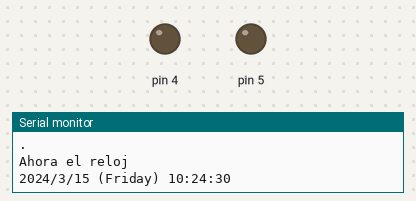
This sketch was run on a simulated Arduino Uno, built with avr-gcc and run on an emulated ATmega328P. On the bench: output pins drawn as LEDs (lit = HIGH), the last lines printed to the serial monitor. The local clock reads 2024-03-15 10:24:30 at power-on unless the sketch sets it; storage starts empty; the audio player accepts every command and is not drawn.

Above: at 0.1 s.
At 7.1 s:
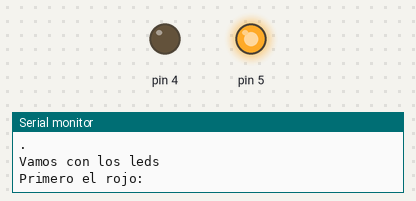
At 13.1 s:
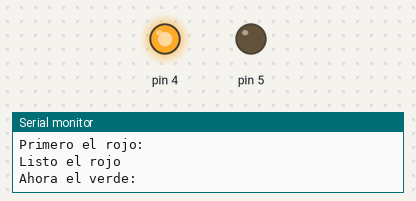
Timing chart, 0 to 15.5 s (numbered marks = the images above):
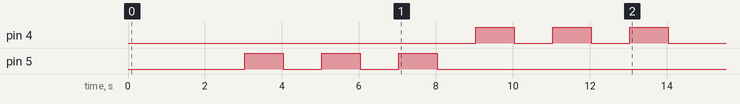

The sketch:

PruebaComponentes.ino
```cpp
#include "Tests.h"

#include <SPI.h>
#include <SD.h>

#include "RTClib.h"

#include "DFRobotDFPlayerMini.h"
#include "SoftwareSerial.h"
SoftwareSerial mySoftwareSerial(6, 7); // RX, TX
DFRobotDFPlayerMini myDFPlayer;


void setup() {
  Serial.begin(115200);

  // Primero testeamos la SD:

  Serial.print("Iniciando tarjeta SD...");
  if (!SD.begin(10)) {
    Serial.println("¡Falló el inicio de SD!");
  }
  else {
    Serial.println("Todo ok con la SD.");
    root = SD.open("/");
    printDirectory(root, 0);
    Serial.println("Listo con la SD");
    Serial.println(".");
  }
  //=================================================================================

  Serial.println("Ahora el reloj");
  for (uint8_t i = 0; i < 3; i++) {
    digitalClockDisplay();
    delay(1000);
  }
  Serial.println("Listo el reloj");
  Serial.println(".");
  //=================================================================================

  Serial.println("Vamos con los leds");

  Serial.println("Primero el rojo:");
  Parpadea(5);
  Serial.println("Listo el rojo");

  Serial.println("Ahora el verde:");
  Parpadea(4);
  Serial.println("Listo el verde");
  Serial.println(".");
  //=================================================================================

  Serial.println("Ahora el DF Player:");
  mySoftwareSerial.begin(9600);
  delay(1000);
  if (!myDFPlayer.begin(mySoftwareSerial)) {
    Parpadea(5);
    Serial.println("No corrió");
  }
  myDFPlayer.volume(5);
  myDFPlayer.playFolder(15, 1);
}


void loop() {

}
```

Tests.h
```cpp
#include <SPI.h>
#include <SD.h>
File root;

#include "RTClib.h"
RTC_DS3231 rtc;
char daysOfTheWeek[7][12] = {"Sunday", "Monday", "Tuesday", "Wednesday", "Thursday", "Friday", "Saturday"};

void printDirectory(File dir, int numTabs) {
  while (true) {

    File entry =  dir.openNextFile();
    if (! entry) {
      // no more files
      break;
    }
    for (uint8_t i = 0; i < numTabs; i++) {
      Serial.print('\t');
    }
    Serial.print(entry.name());
    if (entry.isDirectory()) {
      Serial.println("/");
      printDirectory(entry, numTabs + 1);
    } else {
      // files have sizes, directories do not
      Serial.print("\t\t");
      Serial.println(entry.size(), DEC);
    }
    entry.close();
  }
}

//=================================================================================


void digitalClockDisplay()
{
  if (! rtc.begin()) {
    Serial.println("Couldn't find RTC");
    Serial.flush();
    abort();
  }

  if (rtc.lostPower()) {
    Serial.println("RTC lost power, let's set the time!");
    // When time needs to be set on a new device, or after a power loss, the
    // following line sets the RTC to the date & time this sketch was compiled
    rtc.adjust(DateTime(F(__DATE__), F(__TIME__)));
    // This line sets the RTC with an explicit date & time, for example to set
    // January 21, 2014 at 3am you would call:
    // rtc.adjust(DateTime(2014, 1, 21, 3, 0, 0));
  }

  DateTime now = rtc.now();

  Serial.print(now.year(), DEC);
  Serial.print('/');
  Serial.print(now.month(), DEC);
  Serial.print('/');
  Serial.print(now.day(), DEC);
  Serial.print(" (");
  Serial.print(daysOfTheWeek[now.dayOfTheWeek()]);
  Serial.print(") ");
  Serial.print(now.hour(), DEC);
  Serial.print(':');
  Serial.print(now.minute(), DEC);
  Serial.print(':');
  Serial.print(now.second(), DEC);
  Serial.println();
}

void Parpadea(int pin) {
  pinMode(pin, OUTPUT);
  digitalWrite(pin, HIGH);
  delay(1000);
  digitalWrite(pin, LOW);
  delay(1000);
  digitalWrite(pin, HIGH);
  delay(1000);
  digitalWrite(pin, LOW);
  delay(1000);
  digitalWrite(pin, HIGH);
  delay(1000);
  digitalWrite(pin, LOW);
  delay(1000);
}


//=================================================================================
```
